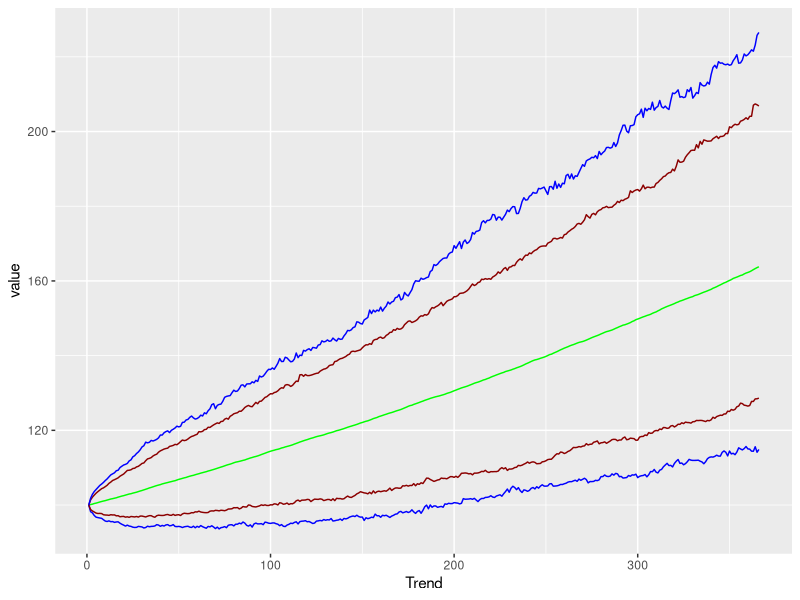

This figure's R source:
library(readxl)
library(tidyverse)

So = 100
volatilidad = 0.15
mu = 0.50
delta_t = 1 / 365
iteraciones = 1000
periodos = 365

?rnorm

matriz_precios = matrix(, periodos + 1, iteraciones)
matriz_precios[1, ] = So
for (i in 1:iteraciones)
  for (j in 2:nrow(matriz_precios))
  {matriz_precios[j, i] =
    matriz_precios[j - 1, i] *
    exp((mu - volatilidad ^ 2 / 2) *
          delta_t +
          volatilidad *
          rnorm(1) *
          sqrt(delta_t))
  }

#Calculamos las simulaciones:
drift = as_tibble(apply(matriz_precios, 1, mean))

cuantiles = as_tibble(t(apply(matriz_precios, 1, quantile,
                              probs = c(0.01, 0.05, 0.95, 0.99))))

#Graficamos
data <- drift %>%
  bind_cols(cuantiles) %>%
  mutate(Trend = seq(1,366))
ggplot(data=data, aes(x=Trend)) +
  geom_line(aes(y=value), color = "green") +
  geom_line(aes(y=`1%`), color = "blue") +
  geom_line(aes(y=`5%`), color = "darkred") +
  geom_line(aes(y=`95%`), color = "darkred") +
  geom_line(aes(y=`99%`), color = "blue")



